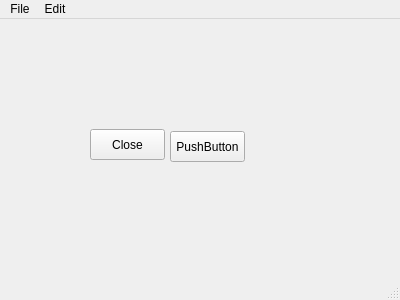
<?xml version="1.0" encoding="UTF-8"?>
<ui version="4.0">
 <class>mainWindow</class>
 <widget class="QMainWindow" name="mainWindow">
  <property name="geometry">
   <rect>
    <x>0</x>
    <y>0</y>
    <width>400</width>
    <height>300</height>
   </rect>
  </property>
  <property name="windowTitle">
   <string>mainWindow</string>
  </property>
  <widget class="QWidget" name="centralWidget">
   <widget class="QPushButton" name="pushButton">
    <property name="geometry">
     <rect>
      <x>90</x>
      <y>110</y>
      <width>75</width>
      <height>31</height>
     </rect>
    </property>
    <property name="text">
     <string>Close</string>
    </property>
   </widget>
   <widget class="QPushButton" name="pushButton_2">
    <property name="geometry">
     <rect>
      <x>170</x>
      <y>112</y>
      <width>75</width>
      <height>31</height>
     </rect>
    </property>
    <property name="text">
     <string>PushButton</string>
    </property>
   </widget>
  </widget>
  <widget class="QMenuBar" name="menuBar">
   <property name="geometry">
    <rect>
     <x>0</x>
     <y>0</y>
     <width>400</width>
     <height>21</height>
    </rect>
   </property>
   <widget class="QMenu" name="menuFile">
    <property name="title">
     <string>File</string>
    </property>
    <addaction name="actionNew"/>
    <addaction name="actionOpen"/>
    <addaction name="actionExit"/>
   </widget>
   <widget class="QMenu" name="menuEdit">
    <property name="title">
     <string>Edit</string>
    </property>
   </widget>
   <addaction name="menuFile"/>
   <addaction name="menuEdit"/>
  </widget>
  <widget class="QStatusBar" name="statusBar"/>
  <action name="actionNew">
   <property name="text">
    <string>New</string>
   </property>
  </action>
  <action name="actionOpen">
   <property name="text">
    <string>Open</string>
   </property>
  </action>
  <action name="actionExit">
   <property name="text">
    <string>Exit</string>
   </property>
  </action>
 </widget>
 <layoutdefault spacing="6" margin="11"/>
 <resources/>
 <connections/>
</ui>
